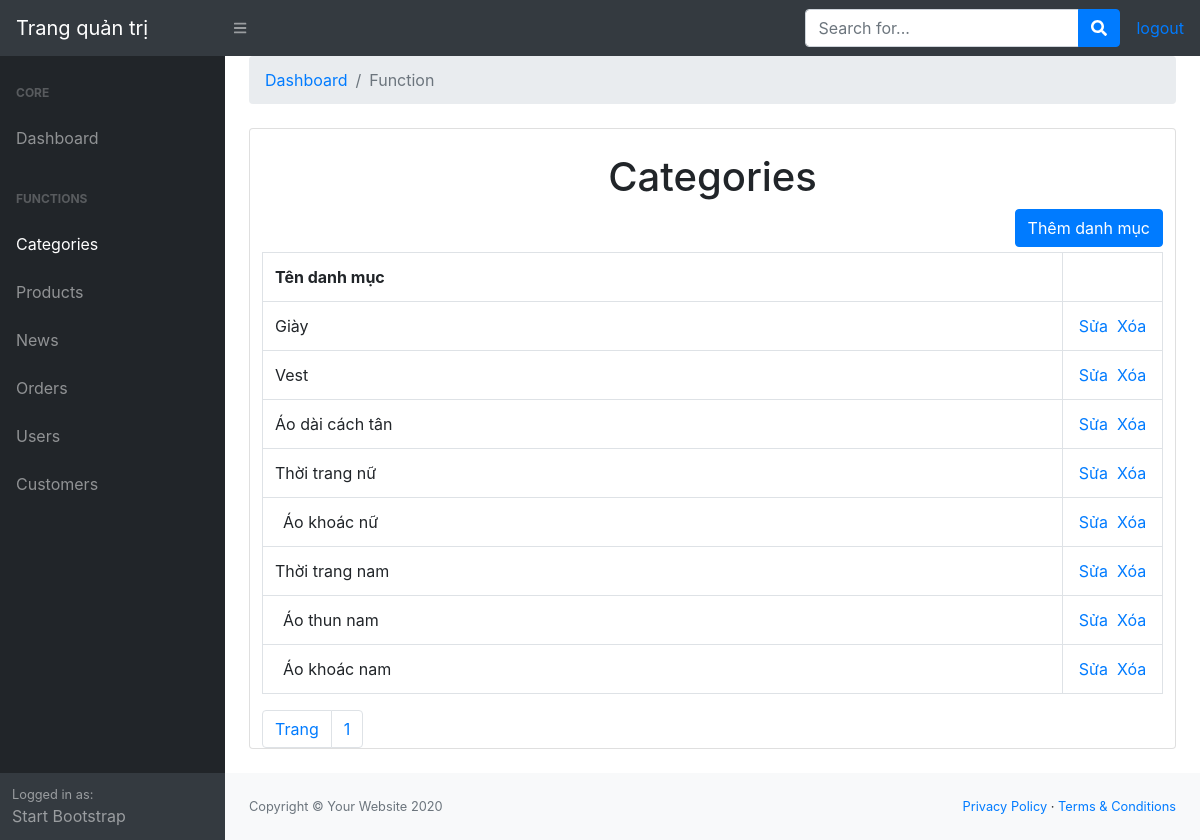
Screenshot of /admin/index.php?controller=categories (signed in) with the database file from the repository.
### tables this page shows
CREATE TABLE `categories` (
  `id` int(11) NOT NULL,
  `name` varchar(500) NOT NULL,
  `parent_id` int(11) NOT NULL
);

### admin/controllers/CategoriesController.php (called while the page is built, shortened)
<?php
	include "models/CategoriesModel.php";
	class CategoriesController extends Controller{
		public function index(){
			$recordPerPage = 50;
			$numPage = ceil($this->modelTotalRecord()/$recordPerPage);
			$data = $this->modelRead($recordPerPage);
			$this->loadView("CategoriesView.php",["data"=>$data,"numPage"=>$numPage]);
		}
	}
 ?>

### admin/models/CategoriesModel.php (called while the page is built, shortened)
<?php
	trait CategoriesModel{
		public function modelRead($recordPerPage){
			$page = isset($_GET["p"]) && $_GET["p"] > 0 ? $_GET["p"]-1 : 0;
			$from = $page * $recordPerPage;
			$conn = Connection::getInstance();
			$query = $conn->query("select * from categories where parent_id = 0 order by id desc limit $from, $recordPerPage");
			return $query->fetchAll();
		}
		public function modelTotalRecord(){
			$conn = Connection::getInstance();
			$query = $conn->query("select * from categories where parent_id = 0");
			return $query->rowCount();
		}
		public function modelCategoriesSub($category_id){
			$conn = Connection::getInstance();
			$query = $conn->query("select * from categories where parent_id = $category_id order by id desc");
			return $query->fetchAll();
		}
	}
 ?>

### admin/views/CategoriesView.php (the view, shortened to what this page needs)
<div class="col-md-12">
     <h1 class="mt-4" style="text-align: center;">Categories</h1>
    <div style="margin-bottom:5px; float: right;">
        <a href="index.php?controller=categories&action=create" class="btn btn-primary">Thêm danh mục</a>
    </div>
    <div class="panel panel-primary">
        <div class="panel-body">
            <table class="table table-bordered table-hover">
                <tr>
                    <th>Tên danh mục</th>
                    <th style="width:100px;"></th>
                </tr>
                <?php foreach($data as $rows): ?>
                    <tr>
                        <td><?php echo $rows->name; ?></td>
                        <td style="text-align:center;">
                            <a href="index.php?controller=categories&action=update&id=<?php echo $rows->id ?>">Sửa</a>&nbsp;
                            <a href="index.php?controller=categories&action=delete&id=<?php echo $rows->id ?>" onclick="return window.confirm('Are you sure?');">Xóa</a>
                        </td>
                    </tr>
                    <?php
                    $categoriesSub = $this->modelCategoriesSub($rows->id);
                    ?>
                    <?php foreach($categoriesSub as $rowsSub): ?>
                        <tr>
                            <td style="padding-left:20px;"><?php echo $rowsSub->name; ?></td>
                            <td style="text-align:center;">
                                <a href="index.php?controller=categories&action=update&id=<?php echo $rowsSub->id; ?>">Sửa</a>&nbsp;
                                <a href="index.php?controller=categories&action=delete&id=<?php echo $rowsSub->id; ?>" onclick="return window.confirm('Are you sure?');">Xóa</a>
                            </td>
                        </tr>
                    <?php endforeach; ?>
                <?php endforeach; ?>
            </table>
            <ul class="pagination">
                <li class="page-item">
                    <a href="#" class="page-link">Trang</a>
                </li>
                <?php for($i=1;$i<=$numPage;$i++): ?>
                    <li class="page-item">
                        <a href="index.php?controller=categories&p=<?php echo $i; ?>" class="page-link"><?php echo$i; ?></a>
                    </li>
                <?php endfor; ?>
            </ul>
        </div>
    </div>
</div>

### admin/views/CategoriesView.php (style rules this page uses)
.pagination { padding:0px; margin:0px; }

### rows the page displays
categories: name "Giày"
categories: name "Vest"
categories: name "Áo dài cách tân"
categories: name "Thời trang nữ"
categories: name "Áo khoác nữ"
categories: name "Thời trang nam"
categories: name "Áo thun nam"
categories: name "Áo khoác nam"
